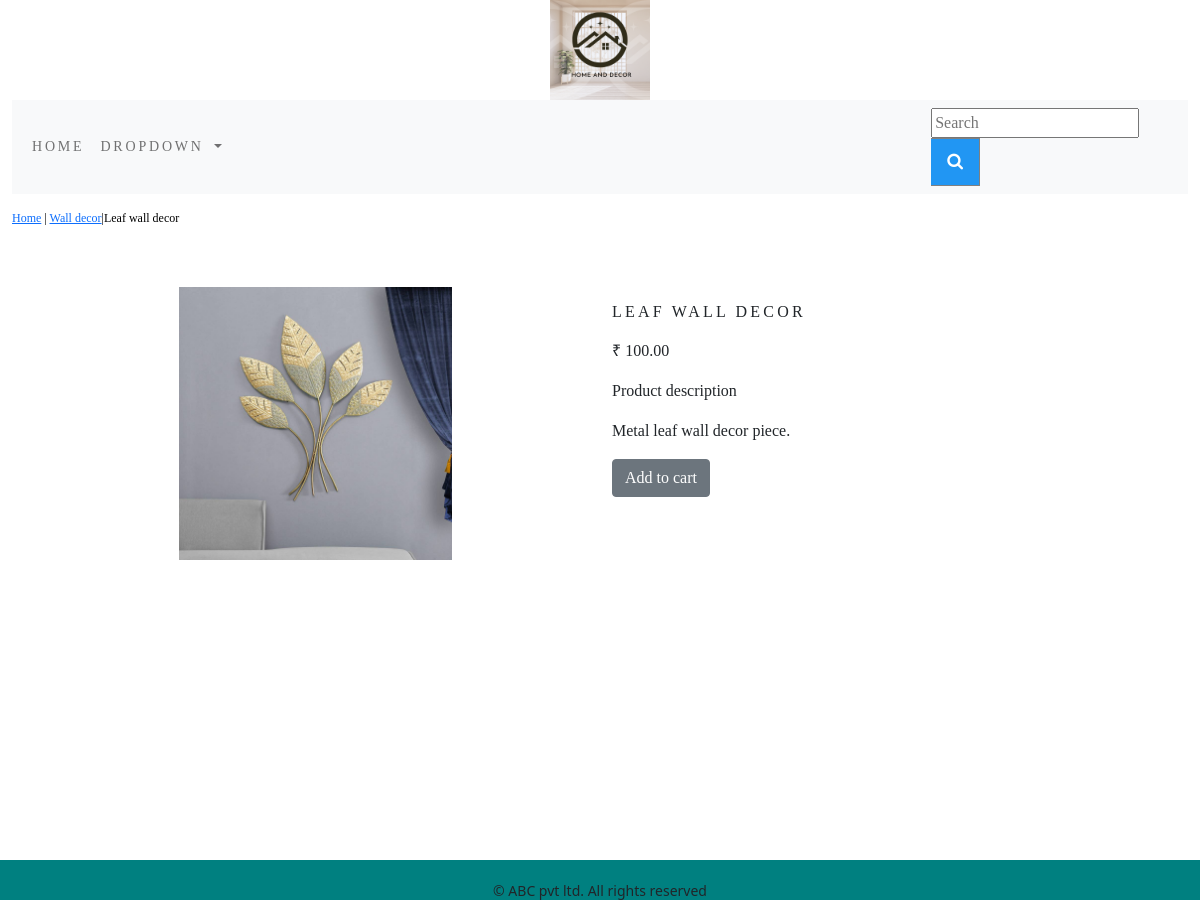
Screenshot of /ecom/wall-decor/leaf-wall-decor/ with the database file from the repository.
### ecom_app/models.py (models this page shows, shortened)
class Product(models.Model):
    name = models.CharField(max_length=250, unique=True)
    slug = models.SlugField(max_length=250, unique=True)
    description = models.TextField(blank=True)
    price = models.DecimalField(max_digits=10, decimal_places=2)
    category = models.ForeignKey(Category, on_delete=models.CASCADE)
    image = models.ImageField(upload_to='product', blank=True)
    stock = models.IntegerField()
    available = models.BooleanField(default=True)
    created = models.DateTimeField(auto_now_add=True)
    updated = models.DateTimeField(auto_now=True)
    class Meta:
        ordering = ('name',)
        verbose_name = 'product'
        verbose_name_plural = 'products'

class Category(models.Model):
    name = models.CharField(max_length=250, unique=True)
    slug = models.SlugField(max_length=250, unique=True)
    description = models.TextField(blank=True)
    image = models.ImageField(upload_to='category', blank=True)
    class Meta:
        ordering = ('name',)
        verbose_name = 'category'
        verbose_name_plural = 'categories'
    def get_url(self):
        return reverse('ecom_app:products_by_category', args=[self.slug])
    def __str__(self):
        return '{}'.format(self.name)

### ecom_app/views.py (the view)
# urls.py: path('<slug:c_slug>/<slug:product_slug>/', views.proDetail, name='prodCatdetail'),
def proDetail(request, c_slug, product_slug):
    try:
        product = Product.objects.get(category__slug=c_slug, slug=product_slug)
    except Exception as e:
        raise e
    return render(request, 'product.html', {'product': product})

### cart/context_processors.py (called while the page is built)
def counter(request):
    item_count = 0
    if 'admin' in request.path:
        return {}
    else:
        try:
            cart = Cart.objects.filter(cart_id=cart_id(request))
            cart_items = CartItem.objects.all().filter(cart=cart[:1])
            for cart_item in cart_items:
                item_count += cart_item.quantity
        except Cart.DoesNotExist:
            item_count = 0
    return dict(item_count=item_count)

### cart/views.py (called while the page is built)
def cart_id(request):
    cart = request.session.session_key
    if not cart:
        cart = request.session.create()
    return cart

### ecom_app/context_processors.py (called while the page is built)
def menu_links(request):
    links = Category.objects.all()
    return dict(links=links)

### templates/product.html (shortened to what this page needs)
{% extends 'base.html' %}
{% load static %}
{% block content %}
<div class="row my_prod_row_class">
    <div class="mx_auto">
        <p><a href="{% url 'ecom_app:allProductCat' %}">Home</a> | <a href="{{product.category.get_url}}">{{product.category}}</a>|{{product.name}}</p>
    </div>
</div>
<div class="container">
<br>
<div class="row">
    <div class="col-12 col-sm-12 col-md-12 col-lg-6 text-center">
        <div style="min-width : 18rem">
            <img class="my_prod_image" src="{{product.image.url}}" alt="{{product.name}}">
        </div>
    </div>
        <div class="col-12 col-sm-12 col-md-12 col-lg-6">
            <div>
            <h1 class="my_prod_title">{{product.name}}</h1>
            <p>₹ {{product.price}}</p>
            <p class="my_desc_title">Product description</p>
            <p class="text-justify my_prod_text">{{product.description}}</p>
            {% if product.stock <= 0 %}
            <p class="text-justify my_prod_text"><b>Out of stock</b></p>
            {% else %}
            <a class="btn btn-secondary" href="{% url 'cart:add_to_cart' product.id %}">Add to cart</a>
            {% endif %}
            </div>
        </div>
    </div>
</div>
{% endblock %}

### static/css/custom.css (style rules this page uses)
.my_prod_row_class { padding-top : 15px; padding-bottom : 20px; }
.my_prod_row_class .mx_auto { color : #000; font-size : 12px; text-decoration : none; }
.my_prod_title { font-size : 16px; text-transform : uppercase; letter-spacing : .2em; padding-top : 15px; padding-bottom : 10px; }
.my_prod_text { padding-right : 20px; }
.my_prod_image { width : 50%; height : 25%; }

### rows the page displays
Product: category "Wall decor", name "Leaf wall decor", image (picture), name "LEAF WALL DECOR", price "100.00", description "Metal leaf wall decor piece."
